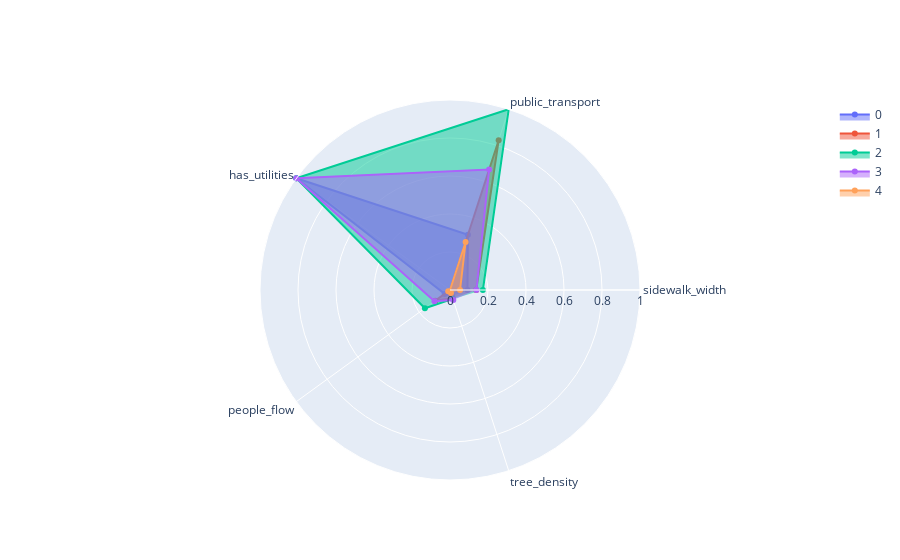

Here is the notebook cell this chart was saved with:
### Code cell
fig = go.Figure()

for i in range(estimator.n_clusters):
    fig.add_trace(go.Scatterpolar(
        r = estimator.cluster_centers_[i],
        theta = X.columns,
        fill = 'toself',
        name = i
    ))

fig.update_layout(
    polar=dict(
        radialaxis=dict(
            visible=True,
            range=[0, 1]
        )
    ),
)

fig.show()

### Figure 1 — Plotly figure (JSON) as saved in the notebook; plotly's stock layout.template omitted (floating-point values rounded to 4 significant figures)
{"data": [{"fill": "toself", "name": "0", "r": [0.09197, 0.3054, 1.0, 0.03477, 0.03444], "theta": ["sidewalk_width", "public_transport", "has_utilities", "people_flow", "tree_density"], "type": "scatterpolar"}, {"fill": "toself", "name": "1", "r": [0.138, 0.8288, -1.11e-15, 0.09518, 0.04534], "theta": ["sidewalk_width", "public_transport", "has_utilities", "people_flow", "tree_density"], "type": "scatterpolar"}, {"fill": "toself", "name": "2", "r": [0.173, 1.0, 1.0, 0.1633, 0.04919], "theta": ["sidewalk_width", "public_transport", "has_utilities", "people_flow", "tree_density"], "type": "scatterpolar"}, {"fill": "toself", "name": "3", "r": [0.1391, 0.6667, 1.0, 0.1009, 0.05601], "theta": ["sidewalk_width", "public_transport", "has_utilities", "people_flow", "tree_density"], "type": "scatterpolar"}, {"fill": "toself", "name": "4", "r": [0.05284, 0.2656, -9.992e-16, 0.01159, 0.01632], "theta": ["sidewalk_width", "public_transport", "has_utilities", "people_flow", "tree_density"], "type": "scatterpolar"}], "layout": {"polar": {"radialaxis": {"range": [0, 1], "visible": true}}}}
